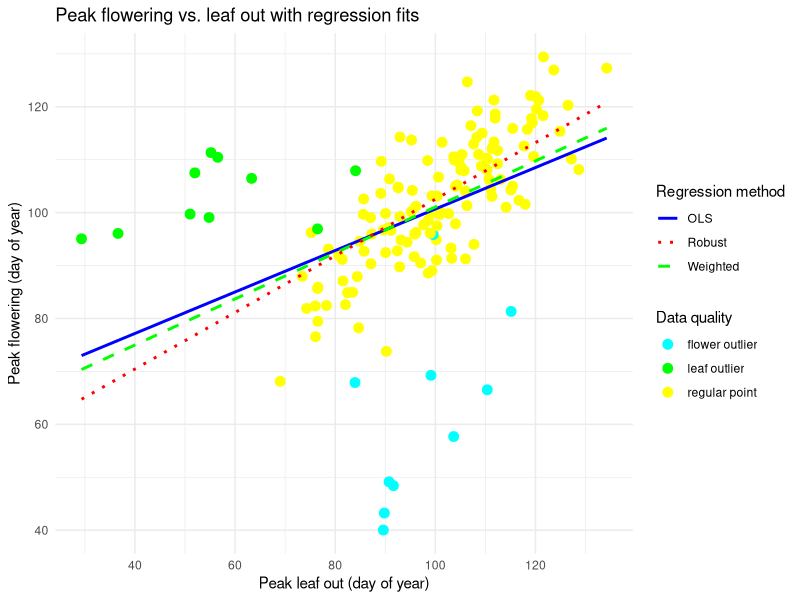
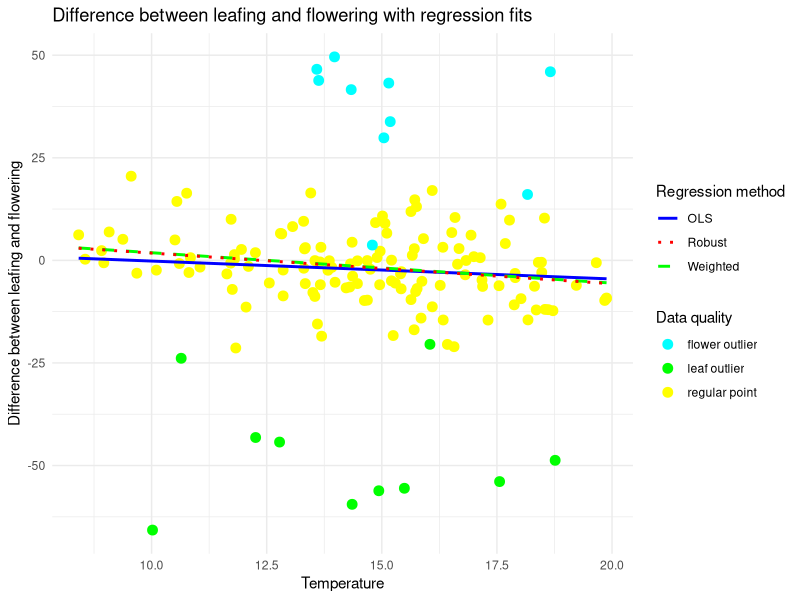

The R script that drew these images, in order:
library(tidyverse)
library(MASS)  # For robust linear modeling using rlm

set.seed(135)

# Number of data points
n <- 150

# Simulate temperature with a relationship to phenological phases
temperature <- rnorm(n, mean = 15, sd = 3)

# Simulate peak leaf out date (day of year) with influence from temperature
leaf_out_date <- rnorm(n, mean = 130, sd = 12) - 2 * temperature

# Create peak flowering date with a linear relationship plus noise
flowering_date <- 0.8 * leaf_out_date + rnorm(n, mean = 22, sd = 7)

# Introduce more extreme leaf outliers
leaf_outliers_indices <- sample(seq_len(n), size = 10, replace = FALSE)
leaf_out_date[leaf_outliers_indices] <- leaf_out_date[leaf_outliers_indices] - rnorm(length(leaf_outliers_indices), mean = 40, sd = 10)

# Introduce more extreme flower outliers
flower_outliers_indices <- sample(seq_len(n), size = 10, replace = FALSE)
flowering_date[flower_outliers_indices] <- flowering_date[flower_outliers_indices] - rnorm(length(flower_outliers_indices), mean = 40, sd = 10)

# Calculate difference between flowering and leafing
difference <- leaf_out_date - flowering_date

# Create a data frame with the simulated data
phenology_data <- tibble(
  temperature = temperature,
  leaf_out_date = leaf_out_date,
  flowering_date = flowering_date,
  difference = difference,
  outlier_type = case_when(
    seq_len(n) %in% leaf_outliers_indices ~ "leaf outlier",
    seq_len(n) %in% flower_outliers_indices ~ "flower outlier",
    TRUE ~ "regular point"
  )
)

# Initial regression to determine weights
initial_fit <- lm(flowering_date ~ leaf_out_date, data = phenology_data)
initial_residuals <- residuals(initial_fit)

# Assign Huber weights based on initial residuals
k <- 1.345 # Common tuning parameter in Huber weighting
weights <- pmin(1, k / abs(initial_residuals))

phenology_data <- phenology_data %>%
  mutate(weights = weights)

# Plot flowering_date vs. leaf_out_date with different fits
ggplot(phenology_data, aes(x = leaf_out_date, y = flowering_date, color = outlier_type)) +
  geom_point(size = 3) +
  geom_smooth(method = "lm", formula = y ~ x, aes(linetype = "OLS"), color = "blue", se = FALSE, linewidth = 1) +
  geom_smooth(method = "lm", formula = y ~ x, aes(linetype = "Weighted", weight = weights), color = "green", se = FALSE, linewidth = 1) +
  geom_smooth(method = "rlm", formula = y ~ x, method.args = list(maxit = 100, method = "MM"), aes(linetype = "Robust"), color = "red", se = FALSE, linewidth = 1) +
  scale_color_manual(values = c("flower outlier" = "cyan", "leaf outlier" = "green", "regular point" = "yellow")) +
  scale_linetype_manual(values = c("OLS" = "solid", "Weighted" = "dashed", "Robust" = "dotted")) +
  labs(x = "Peak leaf out (day of year)", y = "Peak flowering (day of year)", color = "Data quality", linetype = "Regression method") +
  theme_minimal() +
  ggtitle("Peak flowering vs. leaf out with regression fits") +
  guides(linetype = guide_legend(title = "Regression method"))

# Plot difference vs. temperature with different fits
ggplot(phenology_data, aes(x = temperature, y = difference, color = outlier_type)) +
  geom_point(size = 3, aes(size = weights)) +
  geom_smooth(method = "lm", formula = y ~ x, aes(linetype = "OLS"), color = "blue", se = FALSE, linewidth = 1) +
  geom_smooth(method = "lm", formula = y ~ x, aes(linetype = "Weighted", weight = weights), color = "green", se = FALSE, linewidth = 1) +
  geom_smooth(method = "rlm", formula = y ~ x, method.args = list(maxit = 100, method = "MM"), aes(linetype = "Robust"), color = "red", se = FALSE, linewidth = 1) +
  scale_color_manual(values = c("flower outlier" = "cyan", "leaf outlier" = "green", "regular point" = "yellow")) +
  scale_linetype_manual(values = c("OLS" = "solid", "Weighted" = "dashed", "Robust" = "dotted")) +
  labs(x = "Temperature", y = "Difference between leafing and flowering", color = "Data quality", linetype = "Regression method") +
  theme_minimal() +
  ggtitle("Difference between leafing and flowering with regression fits") +
  guides(linetype = guide_legend(title = "Regression method"))
